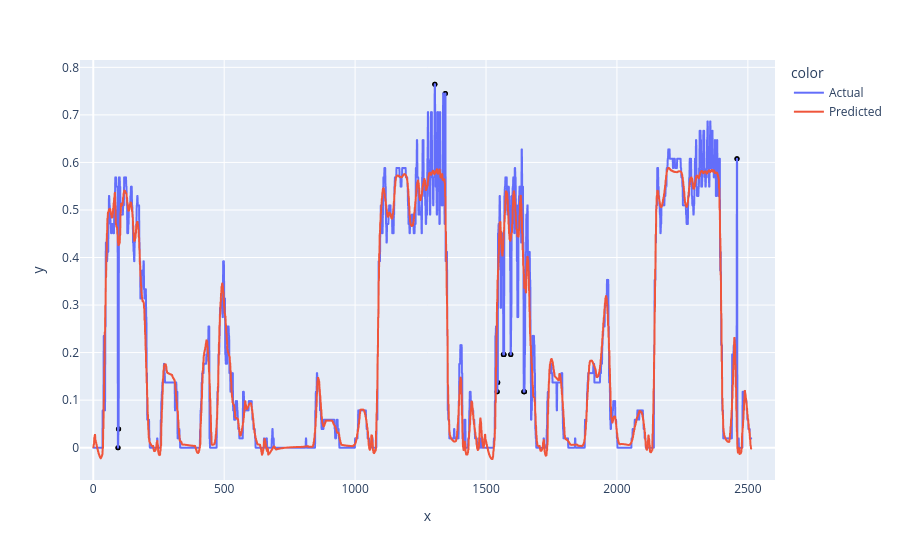

This figure's notebook cell:
### Code cell
graph_for_dilation(X_test, 0, 0, mean, std, 2)

### Figure 1 — Plotly figure (JSON) as saved in the notebook; plotly's stock layout.template omitted (floating-point values rounded to 4 significant figures; data arrays with more than 128 entries replaced by an {"elided": "..."} marker saying what was removed)
{"data": [{"hovertemplate": "color=Actual<br>x=%{x}<br>y=%{y}<extra></extra>", "legendgroup": "Actual", "line": {"color": "#636efa", "dash": "solid"}, "marker": {"symbol": "circle"}, "mode": "lines", "name": "Actual", "showlegend": true, "type": "scattergl", "x": {"elided": "2514 int values"}, "xaxis": "x", "y": {"elided": "2514 float values"}, "yaxis": "y"}, {"hovertemplate": "color=Predicted<br>x=%{x}<br>y=%{y}<extra></extra>", "legendgroup": "Predicted", "line": {"color": "#EF553B", "dash": "solid"}, "marker": {"symbol": "circle"}, "mode": "lines", "name": "Predicted", "showlegend": true, "type": "scattergl", "x": {"elided": "2514 int values"}, "xaxis": "x", "y": {"elided": "2514 float values"}, "yaxis": "y"}, {"hovertemplate": "x=%{x}<br>y=%{y}<extra></extra>", "legendgroup": "", "marker": {"color": "black", "size": 5, "symbol": "circle"}, "mode": "markers", "name": "", "orientation": "v", "showlegend": false, "type": "scatter", "x": [94, 95, 96, 97, 1304, 1305, 1344, 1345, 1542, 1543, 1544, 1545, 1566, 1567, 1568, 1569, 1594, 1595, 1644, 1645, 1646, 1647, 2458, 2459], "xaxis": "x", "y": [0, 0, 0.03922, 0.03922, 0.7647, 0.7647, 0.7451, 0.7451, 0.1176, 0.1176, 0.1373, 0.1373, 0.1961, 0.1961, 0.1961, 0.1961, 0.1961, 0.1961, 0.1176, 0.1176, 0.1176, 0.1176, 0.6078, 0.6078], "yaxis": "y"}], "layout": {"legend": {"title": {"text": "color"}, "tracegroupgap": 0}, "margin": {"t": 60}, "xaxis": {"anchor": "y", "domain": [0, 1], "title": {"text": "x"}}, "yaxis": {"anchor": "x", "domain": [0, 1], "title": {"text": "y"}}}}
